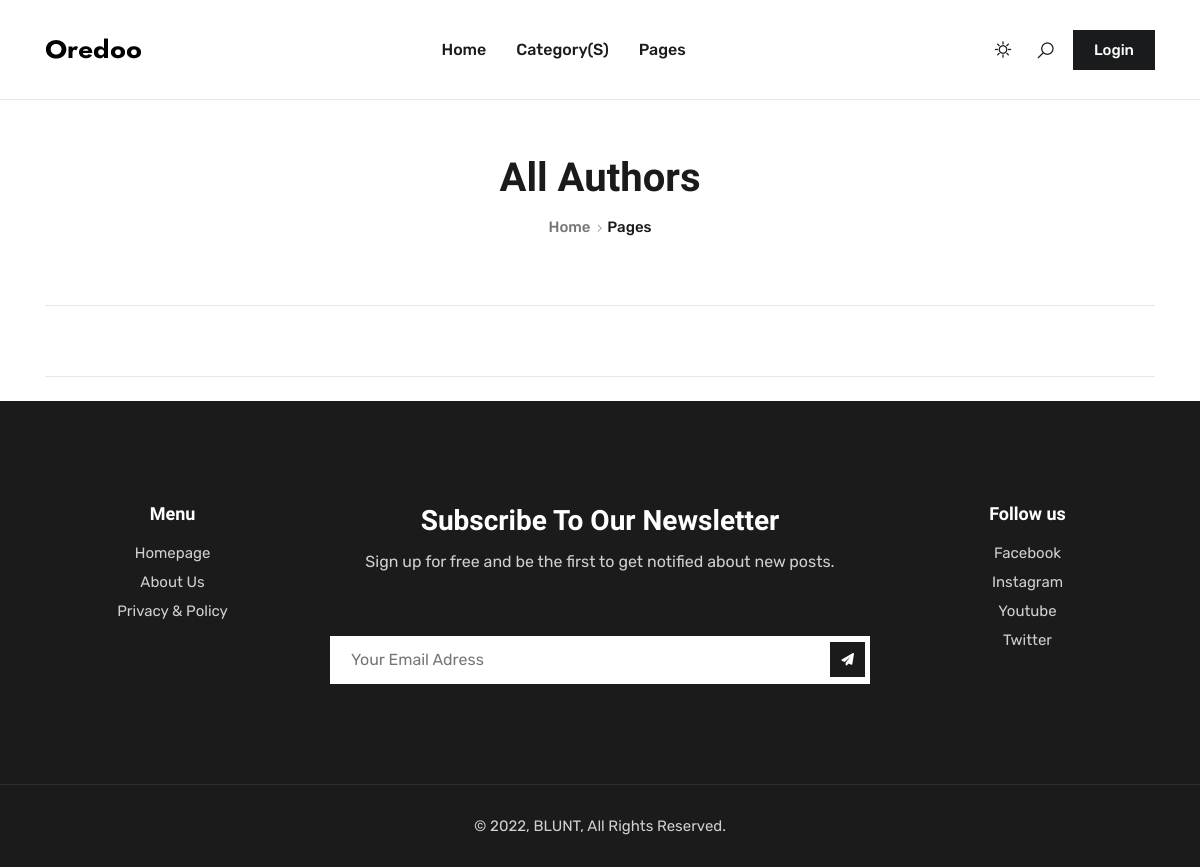
The app's page /list-authors.php, older data.
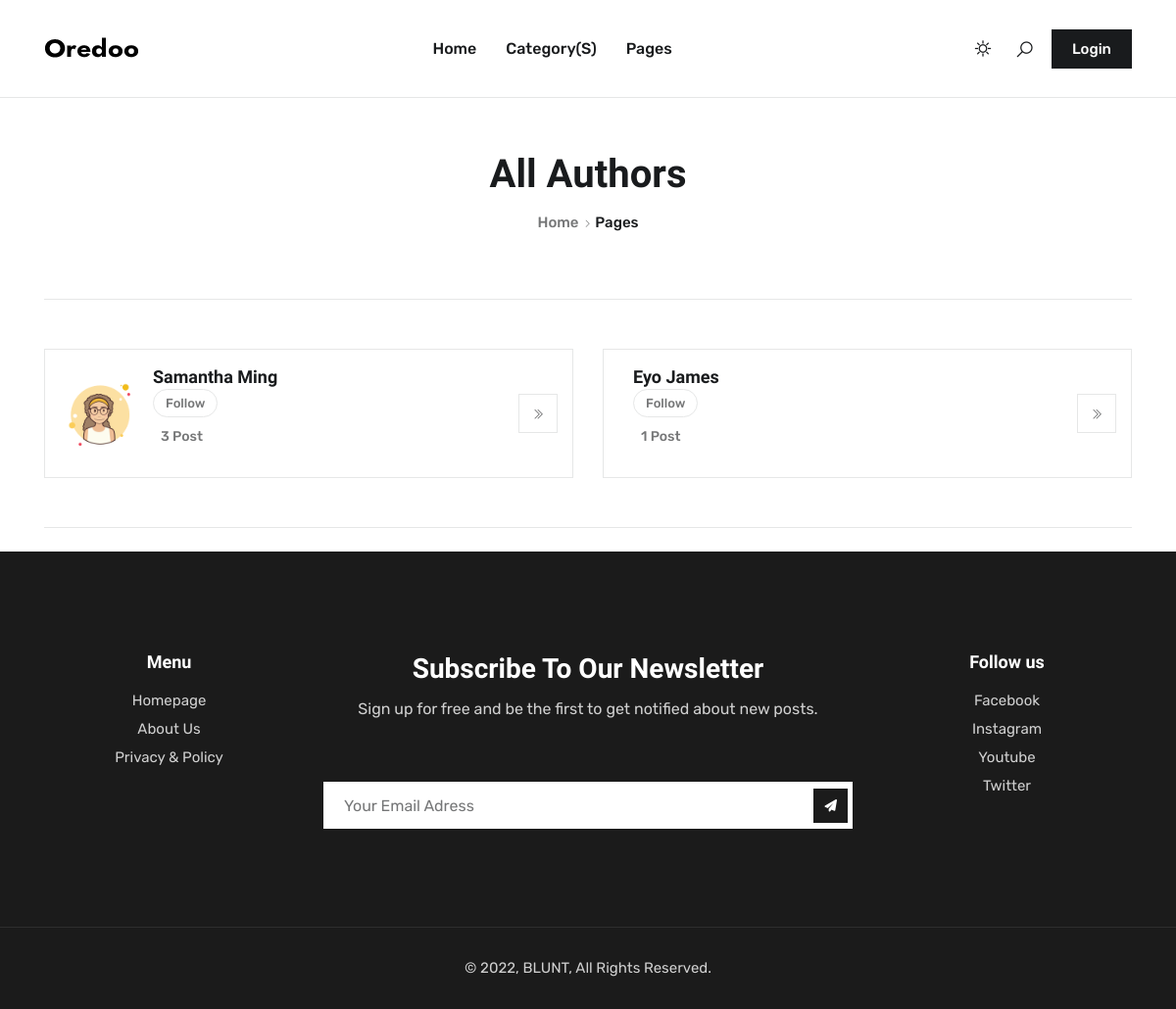
The same page, newer data.
### tables this page shows
CREATE TABLE `author` (
  `author_id` int(11) NOT NULL,
  `author_fullname` varchar(100) DEFAULT NULL,
  `author_desc` varchar(255) NOT NULL,
  `author_email` varchar(100) DEFAULT NULL,
  `password` text NOT NULL,
  `author_twitter` text NOT NULL,
  `auth_instagram` text NOT NULL,
  `auth_facebook` text NOT NULL,
  `author_avatar` varchar(255) DEFAULT NULL,
  `type` int(11) NOT NULL,
  `code` text NOT NULL,
  `userstatus` int(11) NOT NULL,
  `created_at` date NOT NULL DEFAULT current_timestamp()
);

### assets/varnames.php (called while the page is built, shortened)
<?php
    $globalname = "BLUNT";
?>

### assets/sharedComponents.php (called while the page is built, shortened)
<?php
class SharedComponents
{
    function protect($routeValue)
    {
        $data = $routeValue."";
        $ciphering = "AES-128-CTR";
        $options = 0;
        $encryption_iv = '1234567891011121';
        $encryption_key = "eyo123";
        $encryption = openssl_encrypt($data, $ciphering,
        $encryption_key, $options, $encryption_iv);
        return $encryption;
    }
}
?>

### list-authors.php (the view, shortened to what this page needs)
<?php
    require "assets/varnames.php";
    require 'assets/sharedComponents.php';
    $components = new SharedComponents();
    include 'includes/header.php';
    include 'includes/navbar.php';
    $stmt = $conn->prepare("SELECT * FROM author WHERE type != 0");
    $stmt->execute();
    $authors = $stmt->fetchAll();
?>
    <div class="section-heading " >
        <div class="container-fluid">
            <div class="section-heading-2">
                <div class="row">
                    <div class="col-lg-12">
                        <div class="section-heading-2-title ">
                            <h1>All Authors</h1>
                            <p class="links"><a href="index.php">Home <i class="las la-angle-right"></i></a> pages</p>
                        </div>
                    </div>
                </div>
            </div>
        </div>
    </div>
    <div class="authors ">
        <div class="container-fluid">
            <div class="authors-area">
                <div class="row">
                    <?php $numcount = 1; foreach ($authors as $author) : $numcount++;?>
                    <div class="col-md-6 ">
                        <div class="authors-single">
                            <div class="authors-single-image">
                                <a href="author.php?authid=<?=  $components->protect($author['author_id']) ?>">
                                    <img src="img/avatar/<?= $author['author_avatar'] ?>" alt="">
                                </a>
                            </div>
                            <div class="authors-single-content ">
                                <div class="left">
                                    <h6>
                                        <a href="author.php?authid=<?=  $components->protect($author['author_id']) ?>"><?= $author['author_fullname'] ?></a>
                                    </h6>
                                    <div class="tags">
                                        <ul class="list-inline">
                                            <li>
                                            <?php if($loggedin == true)
                                            {
                                                $sql = "SELECT * FROM userfollow WHERE user_id = :user_id AND authorid = :authorid";
                                                $stmt = $pdo->prepare($sql);
                                                $stmt->execute(['user_id' => $components->unprotect($realuserid), 'authorid' => $author['author_id']]);
                                                if ($stmt->rowCount() == 1)
                                                {
                                            ?>
                                                <a href="javascript:void(0);" onclick="unfollowauthor('#authorid<?= $numcount?>', '#realuserid', <?= $numcount?>);" id='followauth<?= $numcount?>' title="Unfollow">Unfollow</a>
                                            <?php
                                                }
                                                else
                                                {
                                            ?>
                                                <a href="javascript:void(0);" onclick="followauthor('#authorid<?= $numcount?>', '#realuserid');" id='followauth' title="Follow Author">Follow</a>
                                            <?php
                                                }
                                            }
                                            else
                                            {
                                            ?>
                                                <a href="login.php" title="Follow Author">
                                                    Follow
                                                </a>
                                            <?php
                                            }
                                            ?>
                                            </li>
                                        </ul>
                                    </div>
                                    <p class="ml-2">
                                        <?php
                                        $authid = $author['author_id'];
                                        $stmt = $conn->prepare("SELECT * FROM `article` WHERE id_author='$authid'");
                                        $stmt->execute();
                                        echo $stmt->rowCount();
                                        ?> Post</p>
                                </div>
                                <div class="right">
                                    <a href="author.php?authid=<?=  $components->protect($author['author_id']) ?>">
                                        <div class="more-icon">
                                            <i class="las la-angle-double-right"></i>
                                        </div>
                                    </a>
                                </div>
                            </div>
                        </div>
                    </div>
                    <?php endforeach; ?>
                </div>
            </div>
        </div>
    </div>
  <br>
<?php
    include 'includes/footer.php';
    include 'includes/scripts.php';
?>

### includes/header.php (shortened to what this page needs)
<?php
$loggedin = false;
?>
<!doctype html>
<html lang="en">
<head>
    <link rel="stylesheet" href="assets/css/bootstrap.min.css">
    <link rel="stylesheet" href="assets/css/owl.carousel.css">
    <link rel="stylesheet" href="assets/css/line-awesome.min.css">
    <link rel="stylesheet" href="assets/css/fontawesome.css">
    <link rel="stylesheet" href="assets/css/style.css">
    <link rel="stylesheet" href="assets/css/custom.css">
</head>
<body onload="sharefunc()">

### includes/navbar.php (shortened to what this page needs)
<header class="header navbar-expand-lg fixed-top ">
    <div class="container-fluid ">
        <div class="header-area">
            <div class="logo">
                <a href="index.php">
                    <img src="assets/img/logo/logo-dark.png" alt="" class="logo-dark">
                </a>
            </div>
            <div class="header-navbar">
                <nav class="navbar">
                    <div class="collapse navbar-collapse" id="main_nav">
                        <ul class="navbar-nav ">
                            <li class="nav-item">
                                <a class="nav-link" href="index.php"> Home </a>
                            </li>
                            <li class="nav-item dropdown">
                                <a class="nav-link  dropdown-toggle" href="#" data-toggle="dropdown">Category(s)</a>
                            </li>
                            <li class="nav-item dropdown">
                                <a class="nav-link  dropdown-toggle" href="#" data-toggle="dropdown"> Pages </a>
                            </li>
                        </ul>
                    </div>
                </nav>
            </div>
            <div class="header-right ">
                <div class="theme-switch-wrapper">
                    <label class="theme-switch" for="checkbox">
                        <span class="slider round ">
                            <i class="lar la-sun icon-light"></i>
                        </span>
                    </label>
                </div>
                <div class="search-icon">
                    <i class="las la-search"></i>
                </div>
                <div class="botton-sub">
                    <a class="btn-subscribe" href="<?= ($loggedin) ? 'logout.php' : 'login.php'; ?>">
                        <?= ($loggedin) ? 'Logout' : 'Login'; ?>
                    </a>
                </div>
            </div>
        </div>
    </div>
</header>

### includes/footer.php (shortened to what this page needs)
<div class="footer">
      <div class="footer-area">
          <div class="footer-area-content">
              <div class="container-fluid">
                  <div class="row ">
                      <div class="col-md-3">
                          <div class="menu">
                              <h6>Menu</h6>
                              <ul>
                                  <li><a href="./">Homepage</a></li>
                                  <li><a href="about.php">about us</a></li>
                                  <li><a href="privacy.php">privacy & Policy</a></li>
                              </ul>
                          </div>
                      </div>
                      <div class="col-md-6">
                          <div class="newslettre">
                              <div class="newslettre-info">
                                  <h3>Subscribe To Our
                                      Newsletter</h3>
                                  <p>Sign up for free and be the first to get notified about new posts.</p>
                              </div>
                              <form class="newslettre-form" id="bnewslettre-form">
                                  <br>
                                  <div class="form-flex mt-2">
                                      <div class="form-group">
                                          <input type="email" id="bnewsletteremail" class="form-control" placeholder="Your Email Adress" required="required">
                                      </div>
                                      <button class="submit-btn" type="submit">
                                          <i class="fas fa-paper-plane"></i>
                                      </button>
                                  </div>
                              </form>
                          </div>
                      </div>
                      <div class="col-md-3">
                          <div class="menu">
                              <h6>Follow us</h6>
                              <ul>
                                  <li><a href="#">facebook</a></li>
                                  <li><a href="#">instagram</a></li>
                                  <li><a href="#">youtube</a></li>
                                  <li><a href="#">twitter</a></li>
                              </ul>
                          </div>
                      </div>
                  </div>
               </div>
          </div>
          <div class="footer-area-copyright">
              <div class="container">
                  <div class="row">
                     <div class="col-lg-12">
                         <div class="copyright">
                          <p>© <?= date("Y") ?>,  <?= $globalname ?>, All Rights Reserved.</p>
                         </div>
                     </div>
                  </div>
              </div>
          </div>
      </div>
  </div>

### includes/scripts.php (shortened to what this page needs)
</body>
</html>

Row changes from the older to the newer data that the page shows:
now on this page (row edited): author: author_avatar (picture), author_fullname "Samantha Ming", rowCount "3"
added author: author_fullname "Eyo James", rowCount "1"
